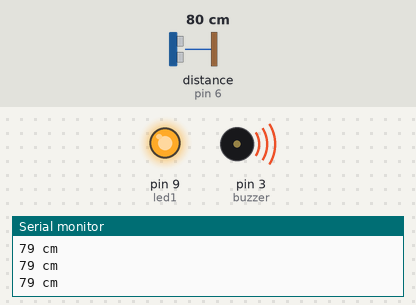
This sketch was run on a simulated Arduino Uno, built with avr-gcc and run on an emulated ATmega328P. Shown: output pins drawn as LEDs (lit = HIGH), buzzer (waves = sounding), the last lines printed to the serial monitor. Wiring (inferred from the names in the program): ultrasonic range finder: trigger pin 7; echo pin 6. The inputs (shaded band) are chosen by the test bench; at power-on: distance to the obstacle (sensor on pin 6) 80 cm. The echo pulse lasts 58.3 µs per cm; pins used as bus, display or sensor lines are not drawn.

Above: at 1.3 s.
1.4 s: distance to the obstacle (sensor on pin 6) set to 14 cm
2.9 s: distance to the obstacle (sensor on pin 6) set to 11 cm
At 4.2 s:
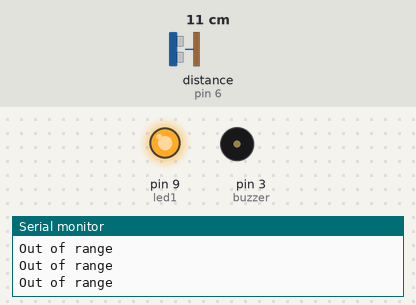
4.5 s: distance to the obstacle (sensor on pin 6) set to 18 cm
At 5.5 s:
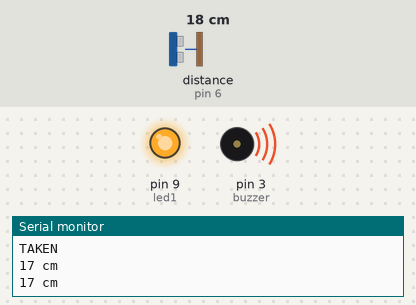
6.0 s: distance to the obstacle (sensor on pin 6) set to 2 cm
At 6.9 s:
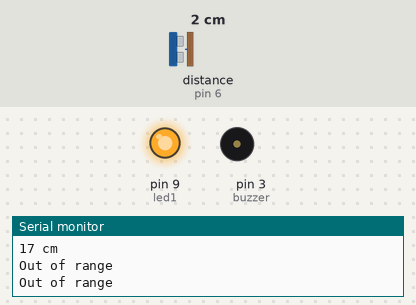
Timing chart, 0 to 8.5 s (numbered marks = the images above; inputs shaded):
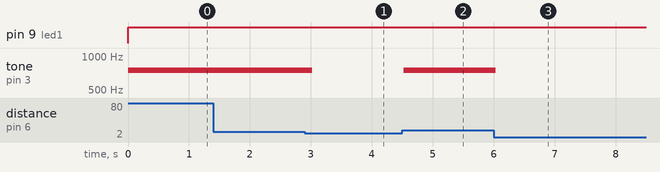

The sketch:

bearhack25led_buzzer_distance.ino
```cpp
#define trigPin 7
#define echoPin 6
#define led1 9
#define buzzer 3

int sound = 250;
bool alreadySent = false;

void setup() {
  Serial.begin (9600);
  pinMode(trigPin, OUTPUT);
  pinMode(echoPin, INPUT);
  pinMode(led1, OUTPUT);
  pinMode(buzzer, OUTPUT);

}

void loop() {
  long duration, distance;
  digitalWrite(trigPin, LOW);
  delayMicroseconds(2);
  digitalWrite(trigPin, HIGH);
  delayMicroseconds(10);
  digitalWrite(trigPin, LOW);
  duration = pulseIn(echoPin, HIGH);
  distance = (duration/2) / 29.1;


  if (distance >= 12 && !alreadySent) {
    Serial.println("TAKEN");
    alreadySent = true;
    digitalWrite(led1, HIGH);
    sound = 750;
}
   if (distance < 12 || distance <= 0){
    Serial.println("Out of range");
    noTone(buzzer);
    alreadySent = false;
  }
  else {
    Serial.print(distance);
    Serial.println(" cm");
    tone(buzzer, sound);

  }
  delay(500);
}
```

Measured:
- the behaviour switches between 13 and 12 cm on distance to the obstacle (sensor on pin 6) (found by bisection; images 0 and 1)
- after the input at 2.9 s, tone on pin 3 (buzzer): 750 Hz → silent after 0.12 s
- after the input at 4.5 s, tone on pin 3 (buzzer): silent → 750 Hz at once
- after the input at 6.0 s, tone on pin 3 (buzzer): 750 Hz → silent at once
